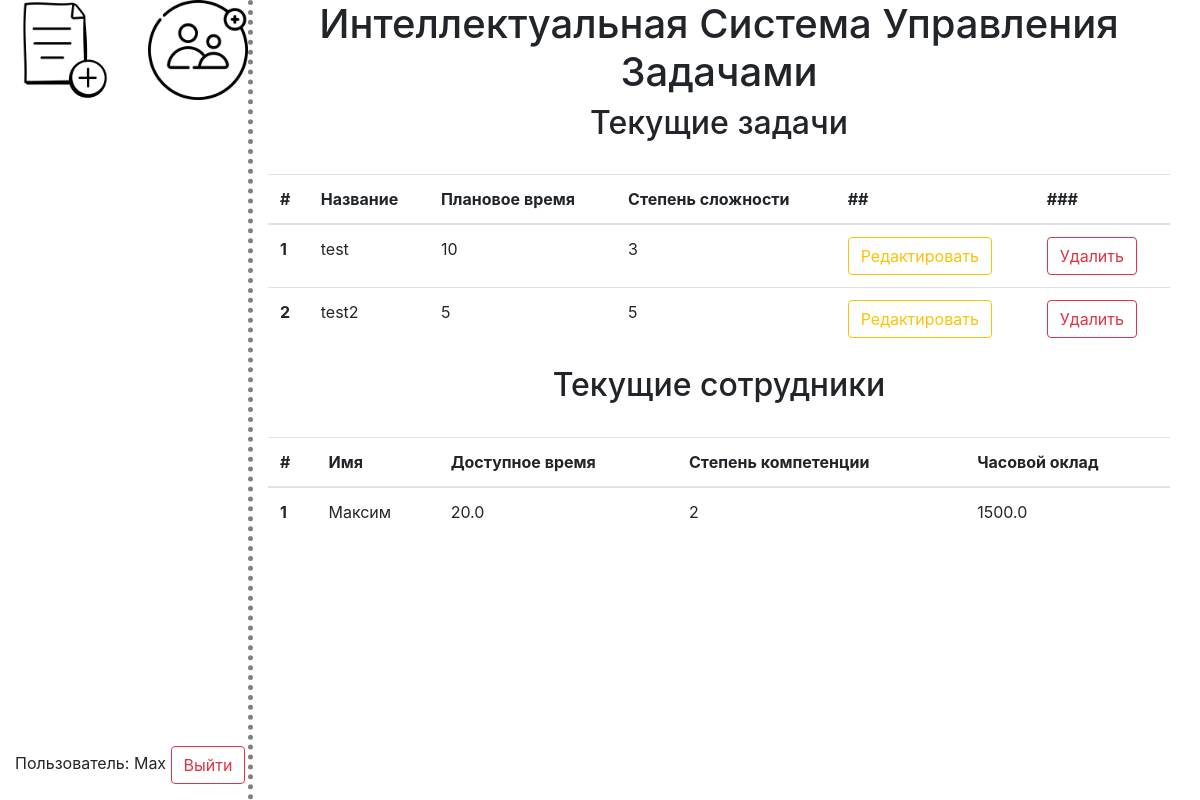
/ (signed in), run on an earlier commit of the app's database.
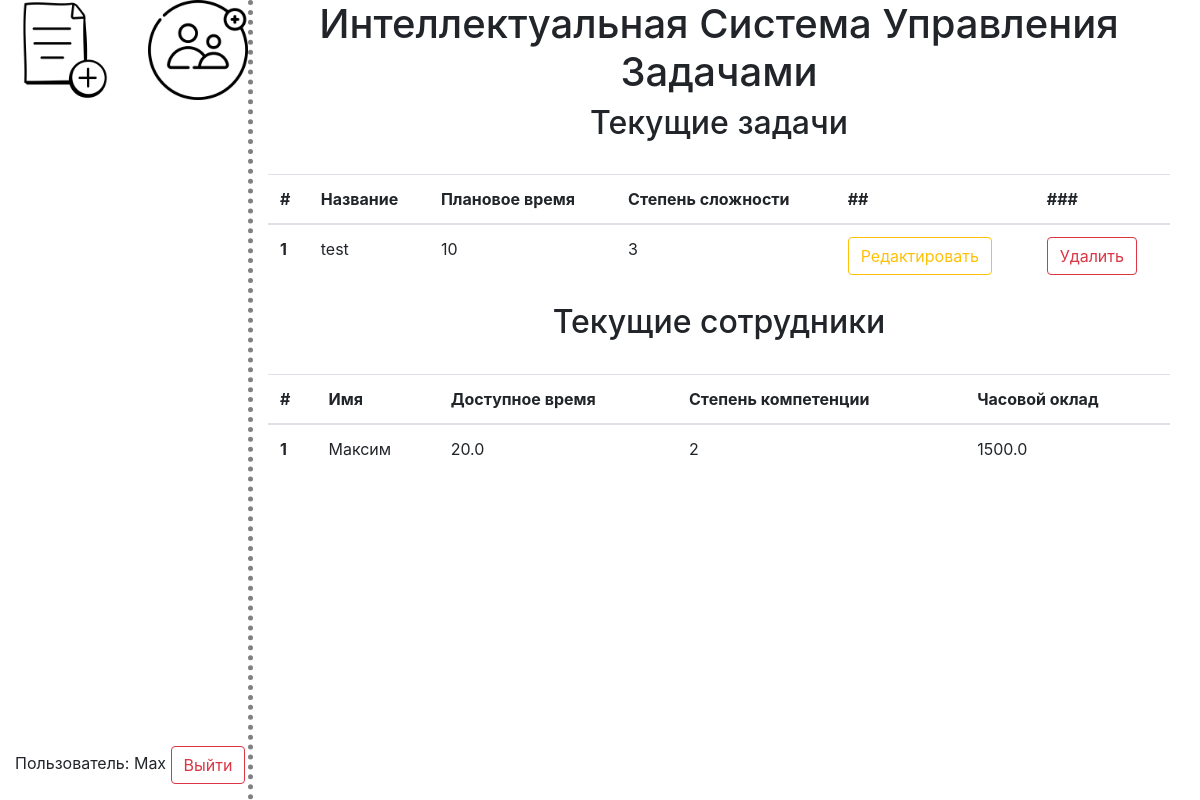
And on a later commit of the database.
### manage.py (models this page shows, shortened)
class User(UserMixin, db.Model):
    id = db.Column(db.Integer, primary_key=True)
    username = db.Column(db.String(80), unique=True, nullable=False)
    password = db.Column(db.String(80), nullable=False)
    status = db.Column(db.String(80), nullable=False, default="default")

class Task(db.Model):
    id = db.Column(db.Integer, primary_key=True)
    taskname = db.Column(db.String(64))
    expected_time = db.Column(db.Integer)
    task_hardness = db.Column(db.Integer)

class Employee(db.Model):
    id = db.Column(db.Integer, primary_key=True)
    name = db.Column(db.String(80), nullable=False)
    time_available = db.Column(db.Float, nullable=False, default=0.0)
    level = db.Column(db.Integer, nullable=False, default=1)
    salary = db.Column(db.Float, nullable=False)

### views.py (the view)
@main_blueprint.route('/')
@login_required
def home():
    tasks = Task.query.all()
    employees = Employee.query.all()
    return render_template('home.html', tasks=tasks, employees=employees)

### app.py (called while the page is built)
def create_app(config_class=Config):
    app = Flask(__name__)
    app.config.from_object(config_class)
    db.init_app(app)
    from views import main_blueprint
    app.register_blueprint(main_blueprint)
    from auth import auth_blueprint
    app.register_blueprint(auth_blueprint)
    login_manager = LoginManager()
    login_manager.init_app(app)
    login_manager.login_view = 'auth.login'
    @login_manager.user_loader
    def load_user(id):
        return User.query.get(int(id))
    return app

### templates/home.html (shortened to what this page needs)
{% extends "layout.html" %}
{% block content %}
<h1 class="mainlable">Интеллектуальная Система Управления Задачами</h1>
{% if current_user.is_authenticated %}
  <h2>Текущие задачи</h2>
  <br>
  {% if tasks %}
    <div class="container">
      <table class="table table-hover">
        <thead>
          <tr>
            <th scope="col">#</th>
            <th scope="col">Название</th>
            <th scope="col">Плановое время</th>
            <th scope="col">Степень сложности</th>
            <th scope="col">##</th>
            <th scope="col">###</th>
          </tr>
        </thead>
        <tbody>
          {% for task in tasks %}
            <tr>
              <th scope="row">{{ task.id }}</th>
              <td>{{ task.taskname }}</td>
              <td>{{ task.expected_time }}</td>
              <td>{{ task.task_hardness }}</td>
              <td>
                <form action="{{ url_for('main.edit_task', task_id=task.id) }}" method="post">
                  <input type="submit" class="btn btn-outline-warning" value="Редактировать">
                </form>
              </td>
              <td>
                <form action="{{ url_for('main.delete_task', task_id=task.id) }}" method="post">
                  <input type="submit" class="btn btn-outline-danger" value="Удалить">
                </form>
              </td>
            </tr>
          {% endfor %}
        </tbody>
      </table>
    </div>
  {% else %}
    <div class="container">
      <h2> На данный момент нет активных задач</h2>
    </div>
  {% endif %}
  <h2>Текущие сотрудники</h2>
  <br>
  {% if employees %}
  <div class="container">
    <table class="table table-hover">
      <thead>
        <tr>
          <th scope="col">#</th>
          <th scope="col">Имя</th>
          <th scope="col">Доступное время</th>
          <th scope="col">Степень компетенции</th>
          <th scope="col">Часовой оклад</th>
        </tr>
      </thead>
      <tbody>
        {% for employee in employees %}
          <tr>
            <th scope="row">{{ employee.id }}</th>
            <td>{{ employee.name }}</td>
            <td>{{ employee.time_available }}</td>
            <td>{{ employee.level }}</td>
            <td>{{ employee.salary }}</td>
          </tr>
        {% endfor %}
      </tbody>
    </table>
  </div>
  {% else %}
      <div class="container">
        <h2> На данный момент нет активных сотрудников</h2>
      </div>
  {% endif %}
{% endif %}
{% endblock %}

### templates/layout.html (shortened to what this page needs)
<!DOCTYPE html>
<html>
<head>
    <link rel="stylesheet" href="https://stackpath.bootstrapcdn.com/bootstrap/4.3.1/css/bootstrap.min.css">
    <link rel="stylesheet" href="{{ url_for('static', filename='css/main.css') }}">
</head>
<body>
    <div class="container-fluid main">
        <div class="sidenavbar">
            {% if current_user.is_authenticated %}
                <div class="header">
                    <a href="{{ url_for('main.create_task') }}">
                        <img src="{{ url_for('static', filename='img/addTask.png') }}" alt="Создать новую задачу">
                    </a>
                    <a href="">
                        <img src="{{ url_for('static', filename='img/addEmployee.png') }}" alt="Добавить нового сотрудника">
                    </a>
                </div>
                <div class="footer">
                    <p>Пользователь: {{ current_user.username }} <button id="logout-button" class="btn btn-outline-danger">Выйти</button></p>
                </div>
            {% else %}
                <div class="header">
                    <p>Вход не выполнен. Пожалуйста, <a href="{{ url_for('auth.login') }}">войдите</a> или <a href="{{ url_for('auth.signup') }}">зарегистрируйтесь</a></p>
                </div>
            {% endif %}
        </div>
        <div class="content">
            {% block content %} {% endblock %}
        </div>
    </div>
</body>
</html>

### static/css/main.css (style rules this page uses)
.container, .container-fluid { display: flex; }
.sidenavbar { flex: 1; display: flex; flex-direction: column; height: 100vh; border-right: 5px dotted grey; }
.sidenavbar .footer { margin-top: auto; }
.sidenavbar .header { display: flex; flex-direction: row; justify-content: space-between; }
.sidenavbar .header img { width: 100px; height: 100px; transition: background-color 0.5s ease; }
.content { flex: 4; display: flex; flex-direction: column; }
h2, .mainlable { text-align: center; }

What changed in the data, as far as the page shows it:
removed Task: id "2", taskname "test2", expected_time "5", task_hardness "5"
